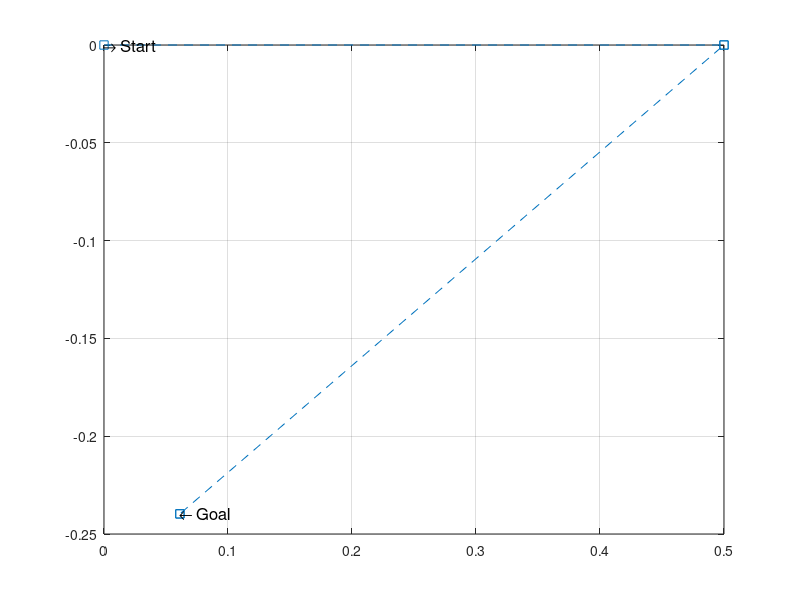

The MATLAB script that drew this image:
clc
clear
% Parallel parking
e = 0.5;  % Assume any small time 
q0 = [0 0 0]; % Initial robot pose
phi = q0(3);
s1 = [ cos(phi); sin(phi); 0];
s2 = [0; 0; 1];
q1 = q0 + e*s1 ;                   % Translation
q2 = q1 + e*s2 ;                   % Rotation
q3 = q2 - e*[ cos(e); sin(e); 0] ; % Translation
q4 = q3 - e*s2 ;                   % Rotation
x = [q0(1) q1(1) q2(1) q3(1) q4(1)];
y = [q0(2) q1(2) q2(2) q3(2) q4(2)];
plot(x,y,'--s');
grid on;
txt = '\rightarrow Start';
text(q0(1),q0(2),txt,'FontSize',12)
txt = '\leftarrow Goal';
text(q4(1),q4(2),txt,'FontSize',12)